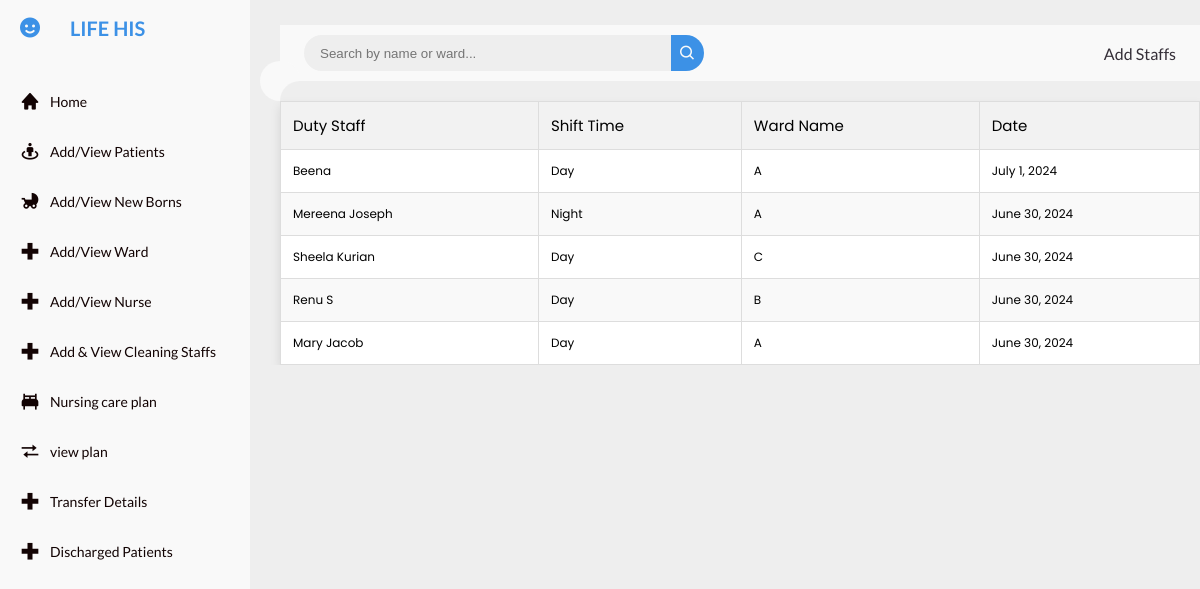
The app's page /viewcleaningstaff/ with its own data.
### hme/models.py (models this page shows, shortened)
class Cleaningstaff(models.Model):
    name = models.CharField(max_length=60)
    shift = models.CharField(max_length=30)
    ward = models.ForeignKey(Ward, on_delete=models.CASCADE)
    date = models.DateField()

class Ward(models.Model):
    ward = models.CharField(max_length=2)
    roomno = models.CharField(max_length=4, unique=True)
    roomtype = models.CharField(max_length=15)

### hme/views.py (the view)
# urls.py: path('viewcleaningstaff/',views.viewcleaningstaff,name='viewcleaningstaff'),
def viewcleaningstaff(request):
    query = request.POST.get('value', '')
    if query:
        cleaning_staffs = Cleaningstaff.objects.filter(Q(name__icontains=query) | Q(ward__ward__icontains=query))
    else:
        cleaning_staffs = Cleaningstaff.objects.all().order_by('-id')
    return render(request, 'viewcleaningstaff.html', {'cleaning_staffs': cleaning_staffs})

### templates/viewcleaningstaff.html (shortened to what this page needs)
{% extends 'base.html' %}
{% block content %}
<nav>
    <form method="post" action="{% url 'viewcleaningstaff' %}">
        <div class="form-input">
            <input type="text" name="value" id="search" placeholder="Search by name or ward...">
            <button type="submit" class="search-btn"><i class='bx bx-search'></i></button>
        </div>
    </form>
    <a href="{% url 'addstaff' %}" class="nav-link">Add Staffs</a>
</nav>
<table>
    <thead>
        <tr>
            <th>Duty Staff</th>
            <th>Shift Time</th>
            <th>Ward Name</th>
            <th>Date</th>
        </tr>
    </thead>
    <tbody>
        {% for staff in cleaning_staffs %}
        <tr>
            <td>{{ staff.name }}</td>
            <td>{{ staff.shift }}</td>
            <td>{{ staff.ward.ward }}</td>
            <td>{{ staff.date }}</td>
        </tr>
        {% empty %}
        <tr>
            <td colspan="4">No cleaning staff found.</td>
        </tr>
        {% endfor %}
    </tbody>
</table>
{% endblock %}

### templates/base.html (style rules this page uses)
* { margin: 0; padding: 0; box-sizing: border-box; }
a { text-decoration: none; }
:root { --poppins: 'Poppins', sans-serif; --lato: 'Lato', sans-serif; --light: #F9F9F9; --blue: #3C91E6; --light-blue: #CFE8FF; --grey: #eee; --dark-grey: #AAAAAA; --dark: #342E37; --red: #DB504A; --yellow: #FFCE26; --light-yellow: #FFF2C6; --orange: #FD7238; --light-orange: #FFE0D3; }
html { overflow-x: hidden; }
body { background: var(--grey); overflow-x: hidden; }
#content nav { height: 56px; background: var(--light); padding: 0 24px; display: flex; align-items: center; grid-gap: 24px; font-family: var(--lato); position: sticky; top: 0; left: 0; z-index: 1000; }
#content nav::before { content: ''; position: absolute; width: 40px; height: 40px; bottom: -40px; left: 0; border-radius: 50%; box-shadow: -20px -20px 0 var(--light); }
#content nav a { color: var(--dark); }
#content nav .nav-link { font-size: 16px; transition: .3s ease; }
#content nav form { max-width: 400px; width: 100%; margin-right: auto; }
#content nav form .form-input { display: flex; align-items: center; height: 36px; }
#content nav form .form-input input { flex-grow: 1; padding: 0 16px; height: 100%; border: none; background: var(--grey); border-radius: 36px 0 0 36px; outline: none; width: 100%; color: var(--dark); }
#content nav form .form-input button { width: 36px; height: 100%; display: flex; justify-content: center; align-items: center; background: var(--blue); color: var(--light); font-size: 18px; border: none; outline: none; border-radius: 0 36px 36px 0; cursor: pointer; }

### templates/viewcleaningstaff.html (style rules this page uses)
body { font-family: 'Poppins', sans-serif; }
table { width: 100%; border-collapse: collapse; margin-top: 20px; background-color: #fff; box-shadow: 0 5px 10px rgba(0, 0, 0, 0.1); }
th, td { border: 1px solid #ddd; padding: 12px; text-align: left; }
th { background-color: #f2f2f2; font-size: 15px; font-weight: 400; }
tr:nth-child(even) { background-color: #f9f9f9; }
td { font-size: 12px; }
nav { height: 56px; background: #fbfcfe; padding: 0 24px; display: flex; align-items: center; grid-gap: 24px; font-family: 'Poppins', sans-serif; position: sticky; top: 0; left: 0; z-index: 1000; }
nav::before { content: ''; position: absolute; width: 40px; height: 40px; bottom: -40px; left: 0; border-radius: 50%; box-shadow: -20px -20px 0 #fbfcfe; }
nav a { color: #333; }
nav .nav-link { font-size: 16px; transition: .3s ease; }
nav form { max-width: 400px; width: 100%; margin-right: auto; }
nav form .form-input { display: flex; align-items: center; height: 36px; }
nav form .form-input input { flex-grow: 1; padding: 0 16px; height: 100%; border: none; background: #f2f2f2; border-radius: 36px 0 0 36px; outline: none; width: 100%; color: #333; }
nav form .form-input button { width: 36px; height: 100%; display: flex; justify-content: center; align-items: center; background: #4070f4; color: #fff; font-size: 18px; border: none; outline: none; border-radius: 0 36px 36px 0; cursor: pointer; }

### records on screen
Cleaningstaff: name "Beena", shift "Day", ward.ward "A", date "July 1, 2024"
Cleaningstaff: name "Mereena Joseph", shift "Night", ward.ward "A", date "June 30, 2024"
Cleaningstaff: name "Sheela Kurian", shift "Day", ward.ward "C", date "June 30, 2024"
Cleaningstaff: name "Renu S", shift "Day", ward.ward "B", date "June 30, 2024"
Cleaningstaff: name "Mary Jacob", shift "Day", ward.ward "A", date "June 30, 2024"
